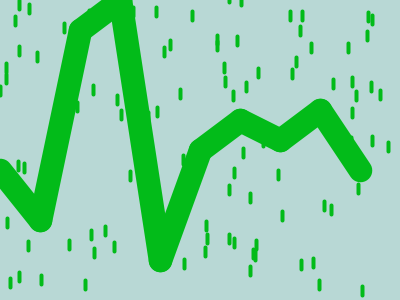
Frame 1 (no input)
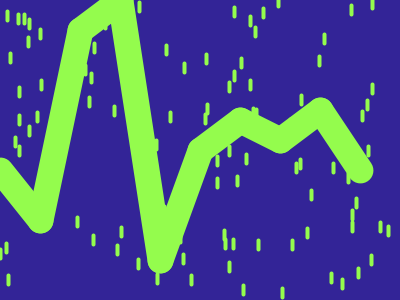
Frame 60 (the mouse pressed at the canvas centre just before this capture)
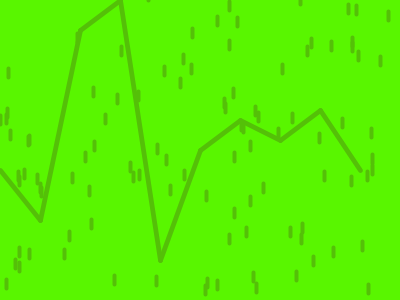
Frame 120 (the mouse held since frame 60 and released just before this capture)

The Processing sketch that drew these frames (run headless with seeded random() and noise(); from frame 60 on, the mouse is pressed at the canvas centre):

// Processing sketch: processing_164769
// ── processing_164769.pde

float[] graphNums = {
  17, 22, 3, 0, 26, 15, 12, 14, 11, 17
};
float[] xCoord = new float[100];
float[] yCoord = new float[100];
float[] rate=new float[100];

void setup() {
  size(400, 300);
  for (int i = 0; i < 100; i++) {
    xCoord[i] = random(width);
    yCoord[i] = random(height);
    rate[i]=random(1, 3);
  }
}
 
void draw() {
 
  background(random(255), random (255), random(255));
  stroke(random(255),random(255), random(255));
  strokeWeight(random(0,40));
  for (int i = 0; i < graphNums.length-1; i++ ) {
    float x1 = i *40 ; 
    float y1 =  (graphNums[i] * 10  );
 
    float x2 = (i+1) * 40;
    float y2 =  (graphNums[i+1]  * 10);
 
    line(x1, y1, x2, y2);
  }
  strokeWeight(4);
  for (int i = 0; i < 100; i++) {
    line(xCoord[i], yCoord[i], xCoord[i], yCoord[i] - 9);
    yCoord[i] +=rate[i];
    if (yCoord[i] >height) {
      yCoord[i] = 0;
    }
  }
}
